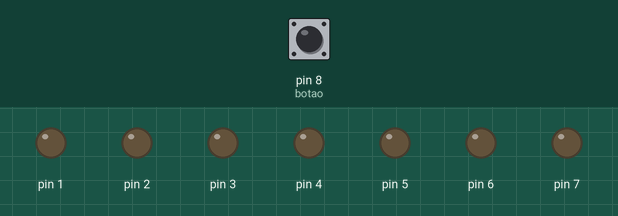
A sketch run on a simulated Arduino Uno, built with avr-gcc and run on an emulated ATmega328P. Shown: output pins drawn as LEDs (lit = HIGH). Inputs (shaded band) come from the test bench; at power-on: pin 8 (botao) HIGH. Random numbers use the default seed unless the sketch sets one.

Above: at 1.2 s.
1.3 s: pin 8 (botao) pulled LOW for 0.15 s
At 11.6 s:
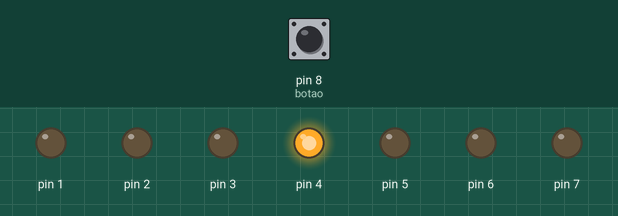
At 12.4 s:
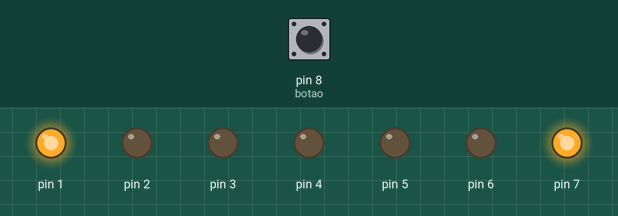
Timing chart, 0 to 13.3 s (numbered marks = the images above; inputs shaded):
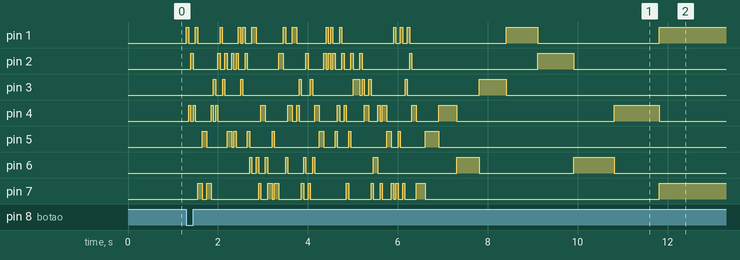

Measured:
- after the input at 1.3 s, pin 7: LOW → HIGH after 0.25 s, → LOW 0.10 s later, → HIGH 0.10 s later, → LOW 0.10 s later, … (29 changes in this stretch)

The sketch:

dado_eletronico.ino
```cpp
//#define led1 1
//#define led2 2
//#define led3 3
//define led4 4
//#define led5 5
//#define led6 6
//#define led7 7
//     1   2   3
//         4
//     5   6   7
#define botao 8

void setup()
  {
    for(int i =1 ;i<=7;i++)
  {
    pinMode(i,OUTPUT);
    digitalWrite(i,LOW); //seta em low todos leds e como saída
  }

  randomSeed(analogRead(0));
  pinMode(botao,INPUT_PULLUP); //seta pino do botao como input pull-up

  }

void RandomLed (int demora)
  {int r;
    r=random(1,8);
    digitalWrite(r,HIGH); //acende um led aleatório
    delay(demora); //deixa ligado por um tempo determinado
    digitalWrite(r,LOW); // apaga o led que acendeu
  }

void loop()
  {
   if(digitalRead(botao)==LOW)
   {
    for (int a=0;a<100;a++) //criar efeitinho
    {
      RandomLed(50);
    }
    for (int i=1;i<=10;i++) //criar efeitinho
    {
      RandomLed(i*100);
    }

    int dado;
    dado=random(1,7); //número que saiu no dado

    if(dado==1)
    {
      digitalWrite(4,HIGH);
    }
    else if(dado==2)
    {
      digitalWrite(1,HIGH);
      digitalWrite(7,HIGH);
    }
    else if(dado==3)
    {
      digitalWrite(1,HIGH);
      digitalWrite(4,HIGH);
      digitalWrite(7,HIGH);
    }
    else if(dado==4)
    {
      digitalWrite(1,HIGH);
      digitalWrite(3,HIGH);
      digitalWrite(5,HIGH);
      digitalWrite(7,HIGH);
    }
    else if(dado==5)
    {
      digitalWrite(1,HIGH);
      digitalWrite(3,HIGH);
      digitalWrite(4,HIGH);
      digitalWrite(5,HIGH);
      digitalWrite(7,HIGH);
    }
    else if(dado==6)
    {
      digitalWrite(1,HIGH);
      digitalWrite(2,HIGH);
      digitalWrite(3,HIGH);
      digitalWrite(5,HIGH);
      digitalWrite(6,HIGH);
      digitalWrite(7,HIGH);
    }

  }
  }
```
